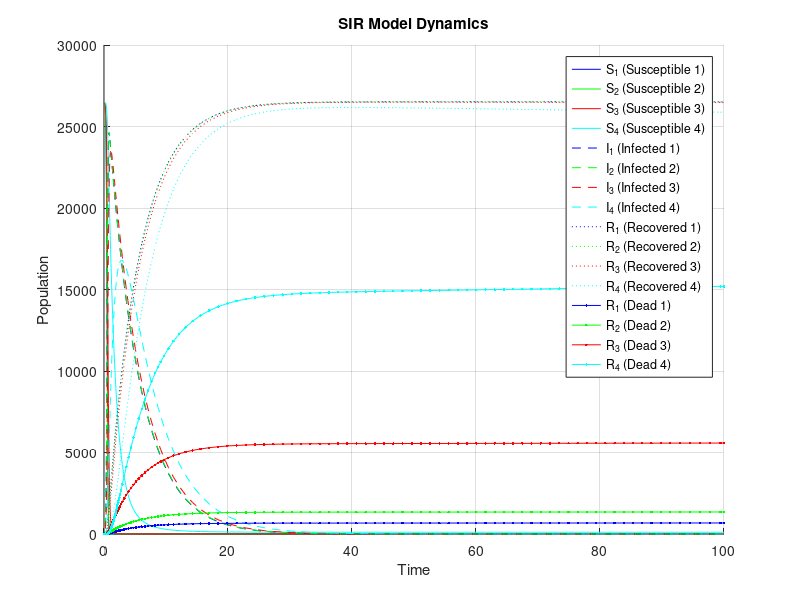

Reproduce this figure in MATLAB.
% SIR Model
close all
clc
clear

% Define the system of ODEs in a separate file named myThreeODE.m
function dydt = myODE(t, y)
    S_1 = y(1)-2.5;
    S_2 = y(2)-2.5;
    S_3 = y(3)-2.5;
    S_4 = y(4)-2.5;
    I_1 = y(5);
    I_2 = y(6);
    I_3 = y(7);
    I_4 = y(8);
    R_1 = y(9)+2.5;
    R_2 = y(10)+2.5;
    R_3 = y(11)+2.5;
    R_4 = y(12)+2.5;
    D_1 = y(13);
    D_2 = y(14);
    D_3 = y(15);
    D_4 = y(16);
    beta_1 = 0.0002;
    beta_2 = 0.0002;
    beta_3 = 0.00008;
    beta_4 = 0.00001;
    gamma_1 = 0.995/5;
    gamma_2 = 0.99/5;
    gamma_3 = 0.96/5;
    gamma_4 = 0.9/5;
    nat_death_1 = 0.0015/365;
    nat_death_2 = 0.0016/365;
    nat_death_3 = 0.0076/365;
    nat_death_4 = 0.0755/365;
    I = I_1 + I_2 + I_3 + I_4;
    dydt = [-1*beta_1*S_1 *(I)-1*nat_death_1*(S_1);
        -1*beta_2*S_2 *(I)-1*nat_death_2*(S_2);
        -1*beta_3*S_3 *(I)-1*nat_death_3*(S_3);
        -1*beta_4*S_4 *(I)-1*nat_death_4*(S_4);
        beta_1*I*S_1 - gamma_1*I_1 - nat_death_1*I_1; 
        beta_2*I*S_2 - gamma_2*I_2 - nat_death_2*I_2;
        beta_3*I*S_3 - gamma_3*I_3 - nat_death_3*I_3;
        beta_4*I*S_4 - gamma_4*I_4 - nat_death_4*I_4;
        gamma_1*I_1 - nat_death_1*R_1;
        gamma_2*I_2 - nat_death_2*R_2;
        gamma_3*I_3 - nat_death_3*R_3;
        gamma_4*I_4 - nat_death_4*R_4;
        nat_death_1*(S_1+I_1+R_1)+(1-gamma_1*5)*I_1;
        nat_death_2*(S_2+I_2+R_2)+(1-gamma_2*5)*I_2;
        nat_death_3*(S_3+I_3+R_3)+(1-gamma_3*5)*I_3;
        nat_death_4*(S_4+I_4+R_4)+(1-gamma_4*5)*I_4];
end

% Main script
tspan = [0 100];     % Time span
y0 = [26500; 26500; 26500; 26500; 25; 25; 25; 25; 0; 0; 0; 0; 0; 0; 0; 0];     % Initial conditions

% Solve the system of ODEs
[t, y] = ode23(@myODE, tspan, y0);

% Plot the results
figure;
hold on;
plot(t, y(:, 1), 'b', 'DisplayName', 'S_1 (Susceptible 1)');
plot(t, y(:, 2), 'g', 'DisplayName', 'S_2 (Susceptible 2)');
plot(t, y(:, 3), 'r', 'DisplayName', 'S_3 (Susceptible 3)');
plot(t, y(:, 4), 'c', 'DisplayName', 'S_4 (Susceptible 4)');
plot(t, y(:, 5), 'b--', 'DisplayName', 'I_1 (Infected 1)');
plot(t, y(:, 6), 'g--', 'DisplayName', 'I_2 (Infected 2)');
plot(t, y(:, 7), 'r--', 'DisplayName', 'I_3 (Infected 3)');
plot(t, y(:, 8), 'c--', 'DisplayName', 'I_4 (Infected 4)');
plot(t, y(:, 9), 'b:', 'DisplayName', 'R_1 (Recovered 1)');
plot(t, y(:, 10), 'g:', 'DisplayName', 'R_2 (Recovered 2)');
plot(t, y(:, 11), 'r:', 'DisplayName', 'R_3 (Recovered 3)');
plot(t, y(:, 12), 'c:', 'DisplayName', 'R_4 (Recovered 4)');
plot(t, y(:, 13), 'b.-', 'DisplayName', 'R_1 (Dead 1)');
plot(t, y(:, 14), 'g.-', 'DisplayName', 'R_2 (Dead 2)');
plot(t, y(:, 15), 'r.-', 'DisplayName', 'R_3 (Dead 3)');
plot(t, y(:, 16), 'c.-', 'DisplayName', 'R_4 (Dead 4)');
hold off;

xlabel('Time');
ylabel('Population');
title('SIR Model Dynamics');
legend show;
grid on;

